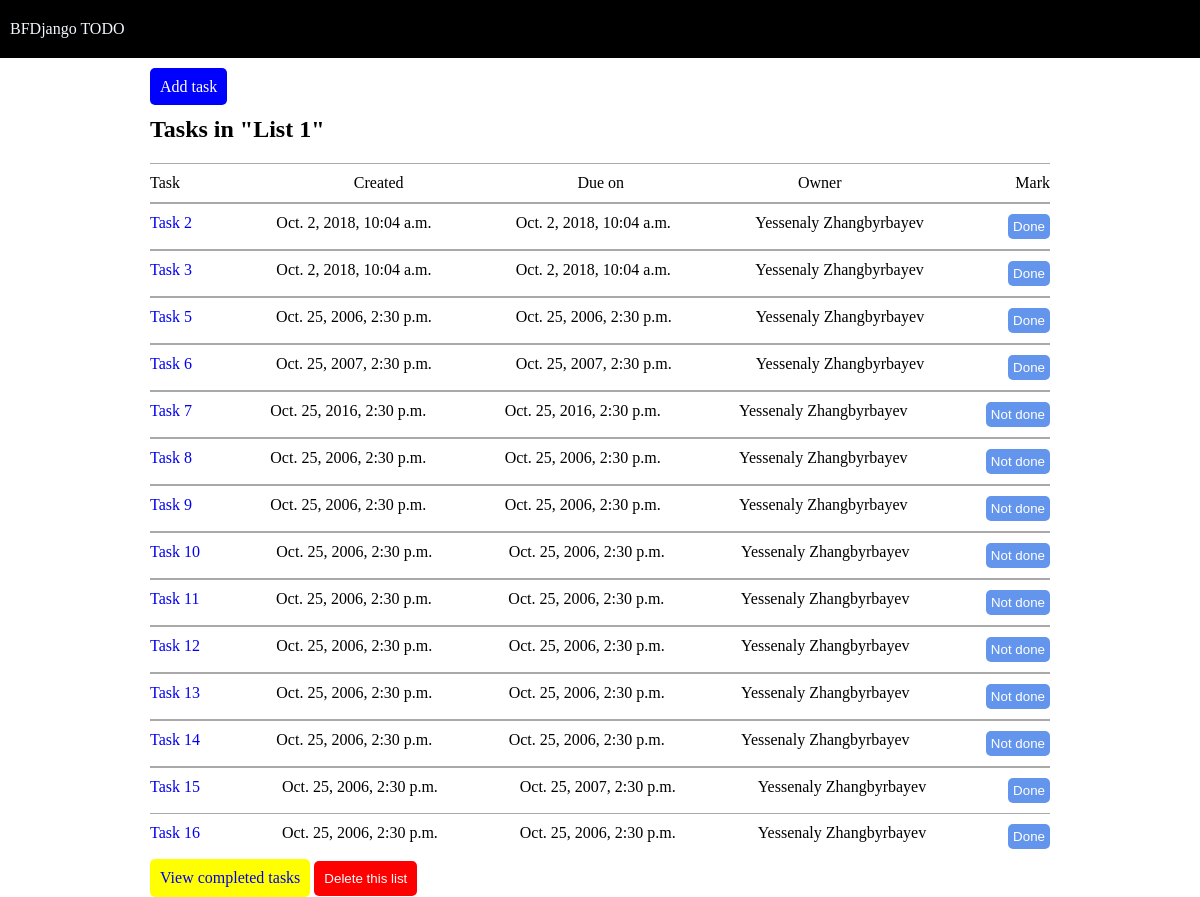
The app's page /main/all_tasks with its own data.
### main/models.py (models this page shows)
class Task(models.Model):
    create_date = models.DateTimeField()
    due_date = models.DateTimeField()
    owner = models.ForeignKey(Owner , on_delete = models.CASCADE)
    done_status = models.BooleanField(default = True)

class Owner(models.Model):
    first_name = models.CharField(max_length = 30)
    last_name = models.CharField(max_length = 30)
    email = models.CharField(max_length = 30)
    def __str__(self):
        return self.first_name+' '+self.last_name

### main/views.py (the view)
# urls.py: path('all_tasks' , views.all_tasks),
def all_tasks(request):
    tasks = Task.objects.all()
    todo_list = {
        'tasks': tasks
    }
    return render(request, 'todo_list.html', todo_list)

### main/templates/todo_list.html (shortened to what this page needs)
{% extends 'header.html' %}
{% block content %}
    <div class = "page__content-wrapper content-wrapper">
    <a type="button" class="add add--style content-wrapper__add" href = "{% url 'new_task' %}">Add task</a>
    <h2>Tasks in "List 1"</h2>
    <ul class="content">
        <li class="content__item">
            <div class="col">Task</div>
            <div class="col">Created</div>
            <div class="col">Due on</div>
            <div class="col">Owner</div>
            <div class="col">Mark</div>
        </li>
        {% for task in tasks %}
            <li class="content__item">
                <a href="{% url 'task_page' task.id %}" >Task {{task.id}}</a>
                <div>{{task.create_date}}</div>
                <div>{{task.due_date}}</div>
                <div>{{task.owner}}</div>
                <button type="button" class="done">
                    {% if task.done_status %}
                        Done
                    {% else %}
                        Not done
                    {% endif %}
                </button>
            </li>
        {% endfor %}
    </ul>
    <a class = "view" href = "{% url 'completed_tasks' %}">View completed tasks</a>
    <button class = "delete">Delete this list</button>
    </div>
{% endblock %}

### main/static/css/todo_list-style.css (style rules this page uses)
.page { padding: 0; margin: 0; }
.page__content-wrapper { width: 900px; margin: 0 auto; }
.add { border-radius: 5px; background-color: blue; border: none; color: white; padding: 10px; }
.content { list-style: none; margin: 0; padding: 0; }
.content__item { display: flex; justify-content: space-between; padding-bottom: 10px; padding-top: 10px; border-bottom: 1px solid darkgray; border-top: 1px solid darkgray; }
.content__item:last-child { border: none; }
.done { border-radius: 5px; background-color: cornflowerblue; border: none; color: white; padding: 5px; }
.view { display: inline-block; border-radius: 5px; background-color: yellow; border: none; padding: 10px; }
.delete { display: inline-block; border-radius: 5px; background-color: red; border: none; color: white; padding: 10px; }
a { text-decoration: none; }

### records on screen
Task: id "2", create_date "Oct. 2, 2018, 10:04 a.m.", due_date "Oct. 2, 2018, 10:04 a.m.", owner "Yessenaly Zhangbyrbayev", done_status "Done"
Task: id "3", create_date "Oct. 2, 2018, 10:04 a.m.", due_date "Oct. 2, 2018, 10:04 a.m.", owner "Yessenaly Zhangbyrbayev", done_status "Done"
Task: id "5", create_date "Oct. 25, 2006, 2:30 p.m.", due_date "Oct. 25, 2006, 2:30 p.m.", owner "Yessenaly Zhangbyrbayev", done_status "Done"
Task: id "6", create_date "Oct. 25, 2007, 2:30 p.m.", due_date "Oct. 25, 2007, 2:30 p.m.", owner "Yessenaly Zhangbyrbayev", done_status "Done"
Task: id "7", create_date "Oct. 25, 2016, 2:30 p.m.", due_date "Oct. 25, 2016, 2:30 p.m.", owner "Yessenaly Zhangbyrbayev", done_status "Not done"
Task: id "8", create_date "Oct. 25, 2006, 2:30 p.m.", due_date "Oct. 25, 2006, 2:30 p.m.", owner "Yessenaly Zhangbyrbayev", done_status "Not done"
Task: id "9", create_date "Oct. 25, 2006, 2:30 p.m.", due_date "Oct. 25, 2006, 2:30 p.m.", owner "Yessenaly Zhangbyrbayev", done_status "Not done"
Task: id "10", create_date "Oct. 25, 2006, 2:30 p.m.", due_date "Oct. 25, 2006, 2:30 p.m.", owner "Yessenaly Zhangbyrbayev", done_status "Not done"
Task: id "11", create_date "Oct. 25, 2006, 2:30 p.m.", due_date "Oct. 25, 2006, 2:30 p.m.", owner "Yessenaly Zhangbyrbayev", done_status "Not done"
Task: id "12", create_date "Oct. 25, 2006, 2:30 p.m.", due_date "Oct. 25, 2006, 2:30 p.m.", owner "Yessenaly Zhangbyrbayev", done_status "Not done"
Task: id "13", create_date "Oct. 25, 2006, 2:30 p.m.", due_date "Oct. 25, 2006, 2:30 p.m.", owner "Yessenaly Zhangbyrbayev", done_status "Not done"
Task: id "14", create_date "Oct. 25, 2006, 2:30 p.m.", due_date "Oct. 25, 2006, 2:30 p.m.", owner "Yessenaly Zhangbyrbayev", done_status "Not done"
Task: id "15", create_date "Oct. 25, 2006, 2:30 p.m.", due_date "Oct. 25, 2007, 2:30 p.m.", owner "Yessenaly Zhangbyrbayev", done_status "Done"
Task: id "16", create_date "Oct. 25, 2006, 2:30 p.m.", due_date "Oct. 25, 2006, 2:30 p.m.", owner "Yessenaly Zhangbyrbayev", done_status "Done"
